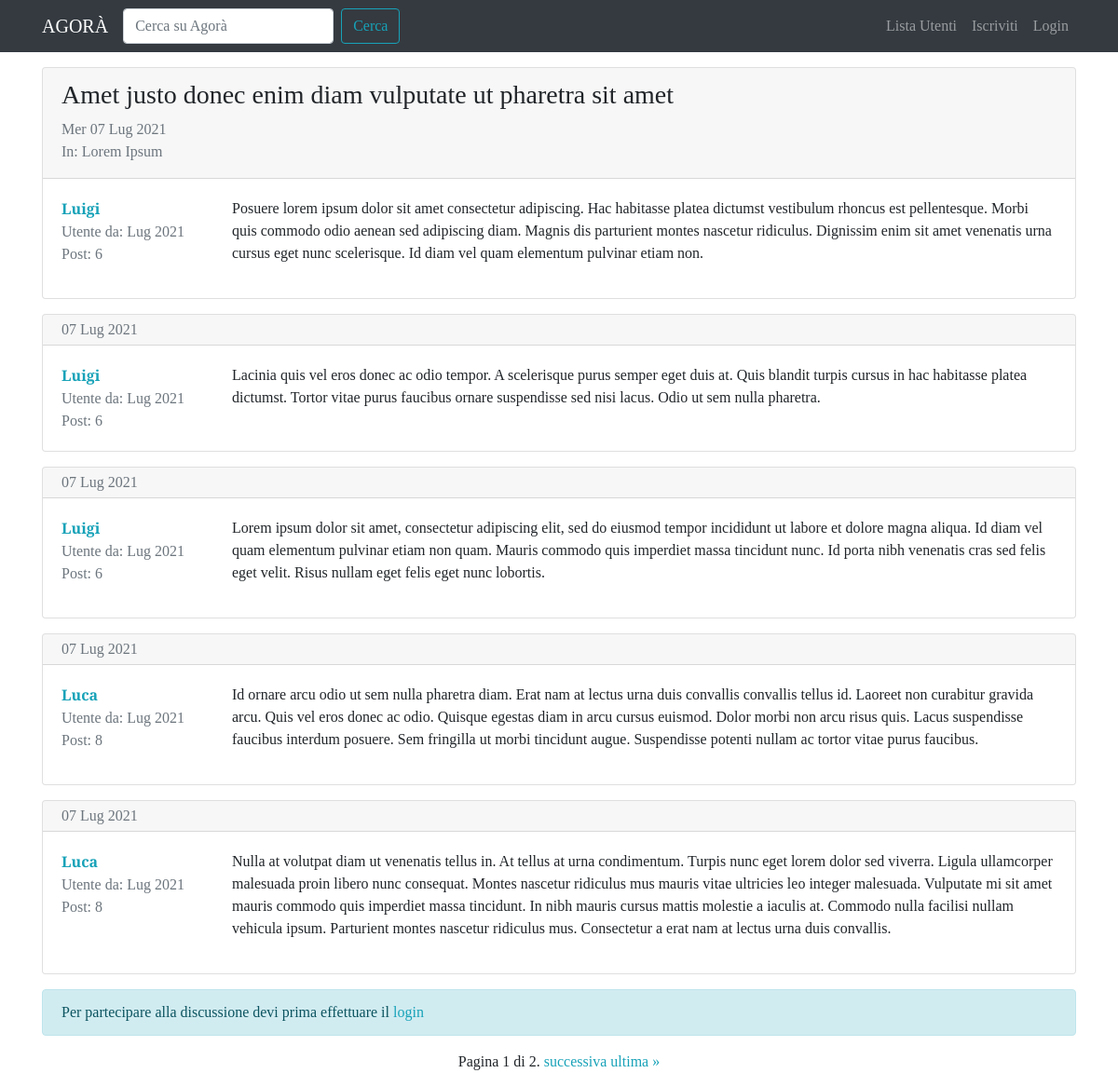
The app's page /forum/discussion/20/?page=1 with its own data.
### forum/models.py (models this page shows, shortened)
class BaseModel(models.Model):
    objects = models.Manager()
    class Meta:
        abstract = True

class Discussion(BaseModel):
    title = models.CharField(max_length=120)
    creation_date = models.DateTimeField(auto_now_add=True)
    discussion_author = models.ForeignKey(User, on_delete=models.CASCADE, related_name='discussions')
    discussion_section = models.ForeignKey(Section, on_delete=models.CASCADE)
    class Meta:
        verbose_name = 'Discussione'
        verbose_name_plural = 'Discussioni'
        ordering = ['creation_date']

class Post(BaseModel):
    post_author = models.ForeignKey(User, on_delete=models.CASCADE, related_name='posts')
    content = models.TextField()
    creation_date = models.DateTimeField(auto_now_add=True)
    post_discussion = models.ForeignKey(Discussion, on_delete=models.CASCADE)
    class Meta:
        verbose_name = 'Post'
        verbose_name_plural = 'Post'
        ordering = ['creation_date']

class Section(BaseModel):
    name = models.CharField(max_length=80)
    description = models.CharField(max_length=150, blank=True, null=True)
    logo = models.ImageField(blank=True, null=True, default='image_empty.png')
    def __str__(self):
        return self.name
    class Meta:
        verbose_name = 'Sezione'
        verbose_name_plural = 'Sezioni'
        ordering = ['name']

### forum/views.py (the view)
# urls.py: path('discussion/<int:pk>/', views.discussion_view, name='discussion_view'),
def discussion_view(request, pk):
    discussion = get_object_or_404(Discussion, pk=pk)
    discussion_posts = Post.objects.filter(post_discussion=discussion)
    reply_form = PostModelForm()
    paginator = Paginator(discussion_posts, 5)
    page_number = request.GET.get('page')
    page_obj = paginator.get_page(page_number)
    context = {
        'discussion': discussion,
        'reply_form': reply_form,
        'page_obj': page_obj
    }
    return render(request, 'forum/discussion_it.html', context)

### forum/forms.py
class PostModelForm(forms.ModelForm):
    class Meta:
        model = Post
        fields = ['content']
        widgets = {
            'content': forms.Textarea(attrs={'placeholder': 'Rispondi...', 'rows': 5, 'id': 'content', 'onkeyup': 'reply()'})
        }
        labels = {
            'content': False
        }

### forum/templates/forum/discussion_it.html (shortened to what this page needs)
{% extends 'base.html' %}
{% load crispy_forms_tags %}
{% block content %}
  {% for post in page_obj %}
    <div class="card my-3">
      {% if not page_obj.has_previous and forloop.first %}
        <div class="card-header pb-0">
          <h3>{{ discussion.title }}</h3>
          <p class="text-muted">{{ discussion.creation_date|date:'D d M Y' }}
          <br>In: {{ discussion.discussion_section }}</p>
        </div>
      {% else %}
        <div class="card-header py-1">
          <p class="text-muted mb-0">{{ post.creation_date|date:'d M Y' }}
          </p>
        </div>
      {% endif %}
      <div class="card-body">
        <div class="row">
          <div class="col-lg-2 col-12">
            <p class="mb-0"><a href="{% url 'user_profile' username=post.post_author.username %}"><strong>{{ post.post_author }}</strong></a></p>
            <p class="text-muted mb-0">Utente da: {{ post.post_author.date_joined|date:'M Y' }}</p>
            <p class="text-muted mb-0">Post: {{ post.post_author.posts.count }}</p>
          </div>
          <div class="col-lg-10 col-12">
            <p class="my-0">{{ post.content|linebreaks }}</p>
          </div>
        </div>
      </div>
    </div>
  {% endfor %}
  {% if request.user.is_authenticated %}
    {% include 'forum/reply_it.html' %}
  {% else %}
    <div class="alert alert-info" role="alert">
      Per partecipare alla discussione devi prima effettuare il <a href="{% url 'login' %}?next={{ request.get_full_path }}">login</a>
    </div>
  {% endif %}
  <div class="text-center">
      <span class="step-links">
          <span class="current">
              Pagina {{ page_obj.number }} di {{ page_obj.paginator.num_pages }}.
          </span>
          {% if page_obj.has_next %}
              <a href="?page={{ page_obj.next_page_number }}">successiva</a>
              <a href="?page={{ page_obj.paginator.num_pages }}">ultima &raquo;</a>
          {% endif %}
      </span>
  </div>
{% endblock %}

### static-storage/css/agora.css (style rules this page uses)
body { font-family: 'Slabo 27px', serif; }
a, a:hover { color: #17a2b8; }

### records on screen
Post: post_author "Luigi", post_author.date_joined "Lug 2021", post_author.posts.count "6", content "Posuere lorem ipsum dolor sit amet consectetur adipiscing. Hac habitasse platea dictumst vestibulum rhoncus est pellentesque. Morbi quis commodo odio aenean sed adipiscing diam. Magnis dis parturient montes nascetur ridiculus. Dignissim enim sit amet venenatis urna cursus eget nunc scelerisque. Id diam vel quam elementum pulvinar etiam non."
Discussion: title "Amet justo donec enim diam vulputate ut pharetra sit amet", creation_date "Mer 07 Lug 2021", discussion_section "Lorem Ipsum"
Post: creation_date "07 Lug 2021", post_author "Luigi", post_author.date_joined "Lug 2021", post_author.posts.count "6", content "Lacinia quis vel eros donec ac odio tempor. A scelerisque purus semper eget duis at. Quis blandit turpis cursus in hac habitasse platea dictumst. Tortor vitae purus faucibus ornare suspendisse sed nisi lacus. Odio ut sem nulla pharetra."
Post: creation_date "07 Lug 2021", post_author "Luigi", post_author.date_joined "Lug 2021", post_author.posts.count "6", content "Lorem ipsum dolor sit amet, consectetur adipiscing elit, sed do eiusmod tempor incididunt ut labore et dolore magna aliqua. Id diam vel quam elementum pulvinar etiam non quam. Mauris commodo quis imperdiet massa tincidunt nunc. Id porta nibh venenatis cras sed felis eget velit. Risus nullam eget felis eget nunc lobortis."
Post: creation_date "07 Lug 2021", post_author "Luca", post_author.date_joined "Lug 2021", post_author.posts.count "8", content "Id ornare arcu odio ut sem nulla pharetra diam. Erat nam at lectus urna duis convallis convallis tellus id. Laoreet non curabitur gravida arcu. Quis vel eros donec ac odio. Quisque egestas diam in arcu cursus euismod. Dolor morbi non arcu risus quis. Lacus suspendisse faucibus interdum posuere. Sem fringilla ut morbi tincidunt augue. Suspendisse potenti nullam ac tortor vitae purus faucibus."
Post: creation_date "07 Lug 2021", post_author "Luca", post_author.date_joined "Lug 2021", post_author.posts.count "8", content "Nulla at volutpat diam ut venenatis tellus in. At tellus at urna condimentum. Turpis nunc eget lorem dolor sed viverra. Ligula ullamcorper malesuada proin libero nunc consequat. Montes nascetur ridiculus mus mauris vitae ultricies leo integer malesuada. Vulputate mi sit amet mauris commodo quis imperdiet massa tincidunt. In nibh mauris cursus mattis molestie a iaculis at. Commodo nulla facilisi nullam vehicula ipsum. Parturient montes nascetur ridiculus mus. Consectetur a erat nam at lectus urna duis convallis."

### other values on screen
{{ page_obj.number }} "1"
{{ page_obj.paginator.num_pages }} "2"
